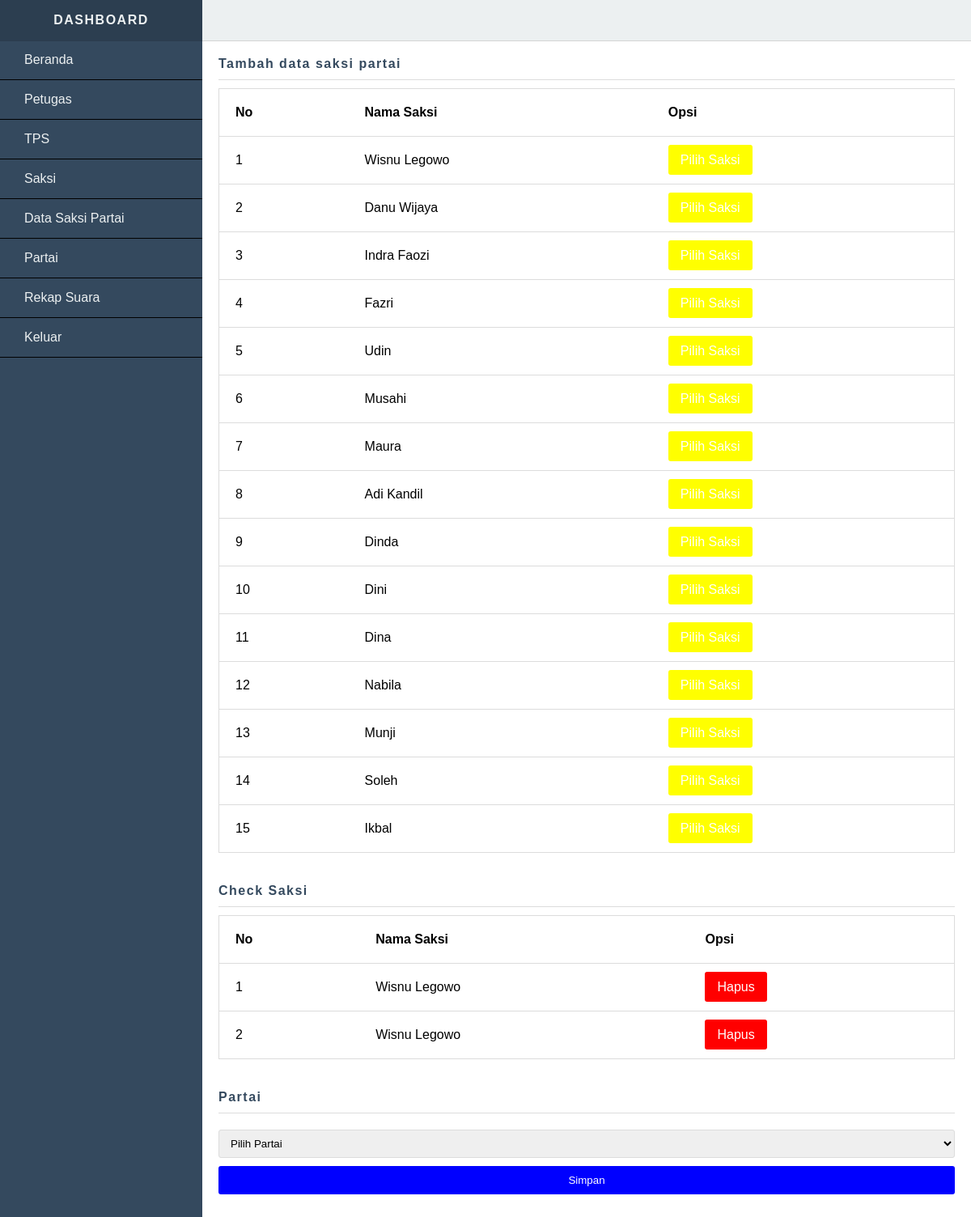
The page /dashboard/template.php?open=Saksi-Partai-Tambah (signed in) on the database its author committed.
### tables this page shows
CREATE TABLE `saksi` (
  `IDSaksi` char(5) NOT NULL,
  `NamaLengkap` varchar(50) NOT NULL,
  `JenisKelamin` enum('Laki - Laki','Perempuan') NOT NULL,
  `NoTelepon` char(12) NOT NULL,
  `Alamat` text NOT NULL,
  `IDTps` char(5) NOT NULL
);

### dashboard/library.php (called while the page is built)
<?php
function customKode($koneksi, $inisial, $id, $table, $first, $last, $perKal)
{
    $data = $inisial;
    $query = mysqli_query($koneksi, "SELECT MAX($id) AS Kode FROM $table ORDER BY $id LIKE '%$data'") or die ("query error");
    $select = mysqli_fetch_array($query);
    $ambil = $select['Kode'];
    $no = substr($ambil, $first, $last);
    $urut = $no + 1;
    return $kodeOtomatis = $data.sprintf("%".$perKal."s", $urut);
}
?>

### dashboard/saksi_partai/Tambah.php (the view, shortened to what this page needs)
<div class="page-header">Tambah data saksi partai</div>
<div class="table-responsive">
    <table class="table-style">
        <thead>
            <tr>
                <th>No</th>
                <th>Nama Saksi</th>
                <th>Opsi</th>
            </tr>
        </thead>
        <?php
        $no = 0;
        $mysql = mysqli_query($koneksi, "SELECT * FROM saksi") or die ("query error");
        while($data = mysqli_fetch_array($mysql))
        {
            $no++;
        ?>
        <tbody>
            <tr>
                <td><?= $no; ?></td>
                <td><?= $data['NamaLengkap']; ?></td>
                <td>
                    <a href="saksi_partai/pilih.php?id=<?= $data['IDSaksi']; ?>" class="btn btn-warning">Pilih Saksi</a>
                </td>
            </tr>
        </tbody>
        <?php } ?>
    </table>
</div>
<br>
<?php
$cek = mysqli_query($koneksi, "SELECT * FROM saksi_partai ORDER BY IDSaksiPartai DESC") or die ("query error");
if(mysqli_num_rows($cek) > 0)
{
    $IDSaksiPartai = customKode($koneksi, 'SP','IDSaksiPartai','saksi_partai','2','3','03');
}
else
{
    $IDSaksiPartai = "SP001";
}
?>
<div class="page-header">Check Saksi</div>
<div class="table-responsive">
    <table class="table-style">
        <thead>
            <tr>
                <th>No</th>
                <th>Nama Saksi</th>
                <th>Opsi</th>
            </tr>
        </thead>
        <?php
        $no = 0;
        $mysql = mysqli_query($koneksi, "SELECT * FROM detail_saksi_partai, saksi WHERE detail_saksi_partai.IDSaksi = saksi.IDSaksi AND detail_saksi_partai.IDSaksiPartai = '$IDSaksiPartai'") or die ("query error");
        while($data = mysqli_fetch_array($mysql))
        {
            $no++;
        ?>
        <tbody>
            <tr>
                <td><?= $no; ?></td>
                <td><?= $data['NamaLengkap']; ?></td>
                <td>
                    <a href="saksi_partai/hapus.php?id=<?= $data['IDSaksi']; ?>" class="btn btn-danger" onclick="return attention('Yakin ingin menghapus data ini?')">Hapus</a>
                </td>
            </tr>
        </tbody>
        <?php } ?>
    </table>
</div>
<br>
<form method="POST">
<div class="page-header">Partai</div>
<div class="form-group">
    <select name="IDPartai" class="form-control" required>
        <option value="">Pilih Partai</option>
    </select>
</div>
<div class="form-group">
    <input type="submit" name="btnSimpan" value="Simpan" class="btn btn-primary btn-block">
</div>
</form>

### assets/css/template.css (style rules this page uses)
* { -webkit-box-sizing:border-box; box-sizing:border-box; }
html, body { width:100%; height:100%; }
body { margin:0; padding:0; font-family:arial; }
.page-header { padding-bottom:10px; margin-bottom:10px; border-bottom:1px solid #dcdcdc; letter-spacing:1.5px; font-weight:bold; color:#34495e; }
.btn { padding:10px 15px; color:#fff; text-decoration:none; cursor:pointer; border-radius:3px; border:none; }
.btn-block { width:100%; }
.btn-primary { background-color:blue; }
.btn-warning { background-color:yellow; }
.btn-danger { background-color:red; }
.table-responsive { overflow:auto; }
.table-style { border:1px solid #dcdcdc; width:100%; padding:20px; border-collapse:collapse; margin-bottom:20px; }
.table-style thead th { padding:20px; text-align:left; }
.table-style tbody td { padding:20px; border-top:1px solid #dcdcdc; text-align:left; }
.form-group { margin-bottom:10px; }
.form-control { width:100%; height:35px; padding-left:10px; border:none; border-radius:3px; border:1px solid #dcdcdc; margin-top:10px; }

### rows shown on the page
saksi: NamaLengkap "Wisnu Legowo"
saksi: NamaLengkap "Danu Wijaya"
saksi: NamaLengkap "Indra Faozi"
saksi: NamaLengkap "Fazri"
saksi: NamaLengkap "Udin"
saksi: NamaLengkap "Musahi"
saksi: NamaLengkap "Maura"
saksi: NamaLengkap "Adi Kandil"
saksi: NamaLengkap "Dinda"
saksi: NamaLengkap "Dini"
saksi: NamaLengkap "Dina"
saksi: NamaLengkap "Nabila"
saksi: NamaLengkap "Munji"
saksi: NamaLengkap "Soleh"
saksi: NamaLengkap "Ikbal"

### other values the page prints
$data['NamaLengkap'] "Wisnu Legowo"
